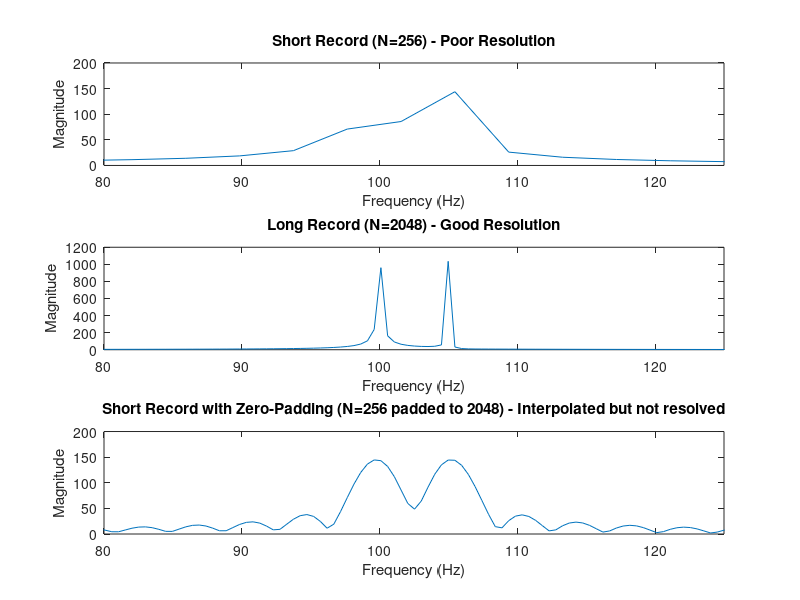

The MATLAB source for this figure:
% FFT Analysis and Frequency Resolution Demonstration
% this script demonstrates the effect of record length (N) and zero-padding.

fs = 1000; % sampling frequency (Hz)
t = 0:1/fs:1-1/fs; % 1 second time vector

% create a signal with two closely spaced frequencies
f1 = 100; % 100 Hz
f2 = 105; % 105 Hz
x = sin(2*pi*f1*t) + sin(2*pi*f2*t);

% short record (N=256)
N1 = 256;
x_short = x(1:N1);
X_short = fft(x_short);
f_short = (0:N1-1)*(fs/N1);

% long record (N=2048)
N2 = 2048;
t_long = 0:1/fs:2.048-1/fs;
x_long_sig = sin(2*pi*f1*t_long) + sin(2*pi*f2*t_long);
x_long = x_long_sig(1:N2);
X_long = fft(x_long);
f_long = (0:N2-1)*(fs/N2);

% short record with Zero-Padding to N=2048
X_padded = fft(x_short, N2);
f_padded = (0:N2-1)*(fs/N2);

% plotting
figure;
subplot(3,1,1);
plot(f_short, abs(X_short));
title('Short Record (N=256) - Poor Resolution');
xlabel('Frequency (Hz)'); ylabel('Magnitude');
xlim([80 125]);

subplot(3,1,2);
plot(f_long, abs(X_long));
title('Long Record (N=2048) - Good Resolution');
xlabel('Frequency (Hz)'); ylabel('Magnitude');
xlim([80 125]);

subplot(3,1,3);
plot(f_padded, abs(X_padded));
title('Short Record with Zero-Padding (N=256 padded to 2048) - Interpolated but not resolved');
xlabel('Frequency (Hz)'); ylabel('Magnitude');
xlim([80 125]);

% save figure to assets folder
% mkdir('../assets') if it doesn't exist
if ~exist('../assets', 'dir')
    mkdir('../assets');
end
saveas(gcf, '../assets/fft_analysis.png');
